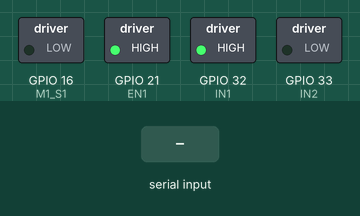
A sketch run on a simulated ESP32. On the bench: switched loads named in the sketch (green lamp = pin HIGH). The inputs (shaded band) are chosen by the test bench. Random numbers use the default seed unless the sketch sets one; nothing arrives over Bluetooth unless stated.

Above: at 1.8 s.
1.9 s: "1" received over the second serial link
At 2.8 s:
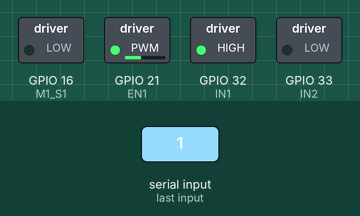
Timing chart, 0 to 4.9 s (numbered marks = the images above; inputs shaded):
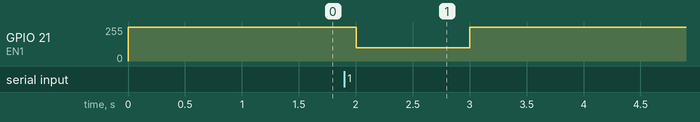

Measured:
- after the input at 1.9 s, GPIO 21 (EN1): 255/255 → 100/255 after 0.10 s, → 255/255 1.0 s later

The sketch:

02-PID-bluetooth-serial.ino
```cpp
#include <PID_v1.h>
#include <PID_AutoTune_v0.h>
#include <BluetoothSerial.h>


#define EN1 21  // Motor1 Direito
#define IN1 32
#define IN2 33
#define M1_S1 16


byte ATuneModeRemember = 2;
double input = 80, output = 50, setpoint = 180;
double kp = 2, ki = 0.5, kd = 2;

double kpmodel = 1.5, taup = 100, theta[50];
double outputStart = 5;
double aTuneStep = 50, aTuneNoise = 1, aTuneStartValue = 100;
unsigned int aTuneLookBack = 20;

boolean tuning = false;
unsigned long modelTime, serialTime;

PID myPID(&input, &output, &setpoint, kp, ki, kd, DIRECT);
PID_ATune aTune(&input, &output);

//=====encoder
volatile int pulseCount = 0;
volatile unsigned long lastUpdateTime = 0;
void ICACHE_RAM_ATTR funcaoInterrupcao() {
  pulseCount++;
}
//==============

BluetoothSerial SerialBT;

//set to false to connect to the real world
boolean useSimulation = false;

//=========Prototipos==========
void changeAutoTune();
void AutoTuneHelper(boolean start);
void SerialReceive();
void SerialSend();
void DoModel();
//===============

void setup() {
  pinMode(EN1, OUTPUT);
  pinMode(IN1, OUTPUT);
  pinMode(IN2, OUTPUT);
  pinMode(M1_S1, OUTPUT);
  digitalWrite(IN1, HIGH);
  digitalWrite(IN2, LOW);

  analogWrite(EN1, 80);
  attachInterrupt(digitalPinToInterrupt(M1_S1), funcaoInterrupcao, RISING);
  SerialBT.begin("ESP32_BT");  // Nome do dispositivo Bluetooth

  if (useSimulation) {
    for (byte i = 0; i < 50; i++) {
      theta[i] = outputStart;
    }
    modelTime = 0;
  }
  //Setup the pid
  myPID.SetMode(AUTOMATIC);

  if (tuning) {
    tuning = false;
    changeAutoTune();
    tuning = true;
  }

  serialTime = 0;
  Serial.begin(9600);
}


void loop() {


  unsigned long currentTime = millis();
  if (currentTime - lastUpdateTime >= 1000) {
    double speed = pulseCount / (double)(currentTime - lastUpdateTime) * 1000;


    // Defina o setpoint com base na velocidade desejada (ajuste conforme necessário)
    setpoint = 100.0;

    // Calcula a saída do PID para ajustar a velocidade
    input = speed;
    myPID.Compute();
    SerialBT.print("fdp");
    SerialBT.print(speed);
    // Use a saída do PID para ajustar a velocidade dos motores (ajuste conforme necessário)
    //analogWrite(EN1, output);


    pulseCount = 0;
    lastUpdateTime = currentTime;
  }


  //===========

  unsigned long now = millis();

  if (!useSimulation) {  //pull the input in from the real world
    input = pulseCount;
  }

  if (tuning) {
    byte val = (aTune.Runtime());
    if (val != 0) {
      tuning = false;
    }
    if (!tuning) {  //we're done, set the tuning parameters
      kp = aTune.GetKp();
      ki = aTune.GetKi();
      kd = aTune.GetKd();
      myPID.SetTunings(kp, ki, kd);
      AutoTuneHelper(false);
    }
  } else myPID.Compute();

  if (useSimulation) {
    theta[30] = output;
    if (now >= modelTime) {
      modelTime += 100;
      DoModel();
    }
  } else {
    analogWrite(EN1, output);
  }

  //send-receive with processing if it's time
  if (millis() > serialTime) {
    SerialReceive();
    SerialSend();
    serialTime += 500;
  }
}


void changeAutoTune() {
  if (!tuning) {
    //Set the output to the desired starting frequency.
    output = aTuneStartValue;
    aTune.SetNoiseBand(aTuneNoise);
    aTune.SetOutputStep(aTuneStep);
    aTune.SetLookbackSec((int)aTuneLookBack);
    AutoTuneHelper(true);
    tuning = true;
  } else {  //cancel autotune
    aTune.Cancel();
    tuning = false;
    AutoTuneHelper(false);
  }
}

void AutoTuneHelper(boolean start) {
  if (start)
    ATuneModeRemember = myPID.GetMode();
  else
    myPID.SetMode(ATuneModeRemember);
}


void SerialSend() {
  SerialBT.print("setpoint: ");
  SerialBT.print(setpoint);
  SerialBT.print(" ");
  SerialBT.print("input: ");
  SerialBT.print(input);
  SerialBT.print(" ");
  SerialBT.print("output: ");
  SerialBT.print(output);
  SerialBT.println(" ");
  if (tuning) {
    SerialBT.println("tuning mode");
  } else {
    SerialBT.print("kp: ");
    SerialBT.print(myPID.GetKp());
    SerialBT.print(" ");
    SerialBT.print("ki: ");
    SerialBT.print(myPID.GetKi());
    SerialBT.print(" ");
    SerialBT.print("kd: ");
    SerialBT.print(myPID.GetKd());
    SerialBT.println();
  }
}

void SerialReceive() {
  if (SerialBT.available()) {
    char b = SerialBT.read();
    SerialBT.flush();
    if ((b == '1' && !tuning) || (b != '1' && tuning)) changeAutoTune();
  }
}

void DoModel() {
  //cycle the dead time
  for (byte i = 0; i < 49; i++) {
    theta[i] = theta[i + 1];
  }
  //compute the input
  input = (kpmodel / taup) * (theta[0] - outputStart) + input * (1 - 1 / taup) + ((float)random(-10, 10)) / 100;
}
```
